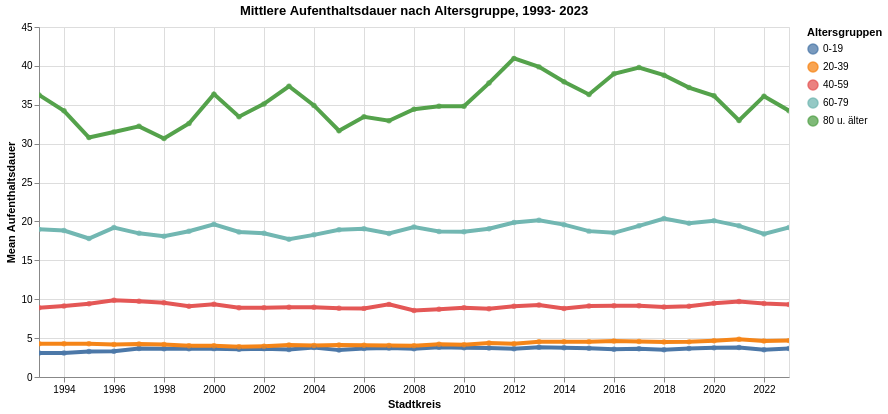

Write notebook code for a chart like this one.
### Code cell
myTitle="Mittlere Aufenthaltsdauer nach Altersgruppe, "+data_min_date + "- "+data_max_date

highlight = alt.selection(type='single', on='mouseover',
                          fields=['AlterV20ueber80Kurz'], nearest=True)
#x='date:StichtagDatJahr',
base = alt.Chart(myAgg.reset_index().query('mean_WBev>0').sort_values('AlterV20ueber80Sort_noDM', ascending=True), title=myTitle).encode(
    x=alt.X('StichtagDatJahr', axis=alt.Axis(title='Stadtkreis'))# , axis=alt.Axis(format='%', title='percentage')
    , y=alt.X('mean_WBev', axis=alt.Axis(title='Mean Aufenthaltsdauer'))
    , color=alt.Color('AlterV20ueber80Kurz_noDM', legend=alt.Legend(title="Altersgruppen", orient="right"))  
    ,tooltip=['StichtagDatJahr', 'AlterV20ueber80Kurz_noDM','mean_WBev']    
)
points = base.mark_circle().encode(
    opacity=alt.value(0.75)
).add_selection(
    highlight
).properties(
    width=750 , height=350
)
lines = base.mark_line().encode(
    size=alt.condition(~highlight, alt.value(0.5), alt.value(4))
).interactive()

lines + points

### Figure 1 — Vega-Lite specification as saved in the notebook (floating-point values rounded to 4 significant figures; data arrays with more than 128 entries replaced by an {"elided": "..."} marker saying what was removed)
{"config": {"view": {"continuousWidth": 400, "continuousHeight": 300}}, "layer": [{"mark": "line", "encoding": {"color": {"type": "nominal", "field": "AlterV20ueber80Kurz_noDM", "legend": {"orient": "right", "title": "Altersgruppen"}}, "size": {"condition": {"value": 0.5, "selection": {"not": "selector003"}}, "value": 4}, "tooltip": [{"type": "temporal", "field": "StichtagDatJahr"}, {"type": "nominal", "field": "AlterV20ueber80Kurz_noDM"}, {"type": "quantitative", "field": "mean_WBev"}], "x": {"type": "temporal", "axis": {"title": "Stadtkreis"}, "field": "StichtagDatJahr"}, "y": {"type": "quantitative", "axis": {"title": "Mean Aufenthaltsdauer"}, "field": "mean_WBev"}}, "selection": {"selector004": {"type": "interval", "bind": "scales", "encodings": ["x", "y"]}}, "title": "Mittlere Aufenthaltsdauer nach Altersgruppe, 1993- 2023"}, {"mark": "circle", "encoding": {"color": {"type": "nominal", "field": "AlterV20ueber80Kurz_noDM", "legend": {"orient": "right", "title": "Altersgruppen"}}, "opacity": {"value": 0.75}, "tooltip": [{"type": "temporal", "field": "StichtagDatJahr"}, {"type": "nominal", "field": "AlterV20ueber80Kurz_noDM"}, {"type": "quantitative", "field": "mean_WBev"}], "x": {"type": "temporal", "axis": {"title": "Stadtkreis"}, "field": "StichtagDatJahr"}, "y": {"type": "quantitative", "axis": {"title": "Mean Aufenthaltsdauer"}, "field": "mean_WBev"}}, "height": 350, "selection": {"selector003": {"type": "single", "on": "mouseover", "fields": ["AlterV20ueber80Kurz"], "nearest": true}}, "title": "Mittlere Aufenthaltsdauer nach Altersgruppe, 1993- 2023", "width": 750}], "data": {"name": "data-ec0193614f5f697e8337a9e647687803"}, "$schema": "https://vega.github.io/schema/vega-lite/v4.8.1.json", "datasets": {"data-ec0193614f5f697e8337a9e647687803": {"elided": "155 records"}}}
